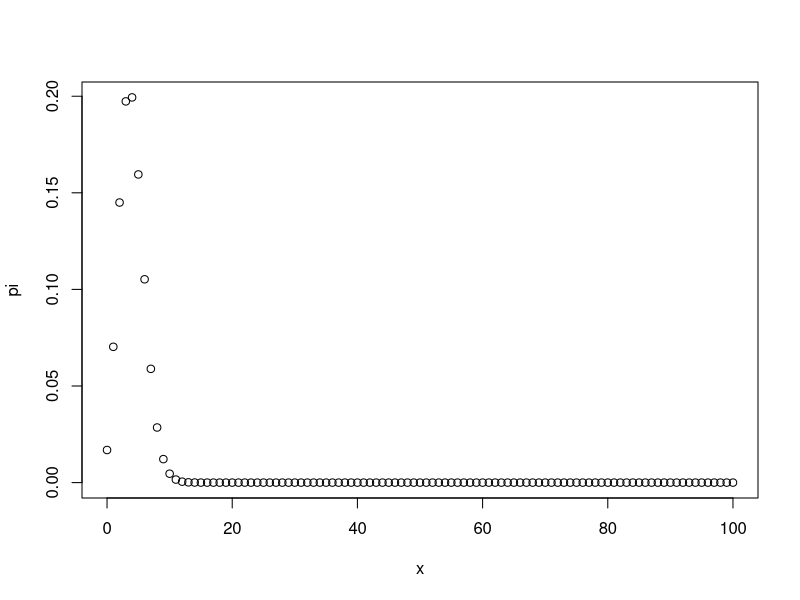

Reproduce this figure in R.
#rozkład Bernoulliego 
p = 0.04
n = 100
k = 0:n
RP = data.frame(x=k, pi=dbinom(k, n, p)) #rozkład prawdopodobieństwa
plot(RP)
EX = n * p #wartosc oczekiwana
D2X = n * p * (1-p) #wariancja

a = 5
b = 10
c = 100

P = pbinom(a, n, p)
PD = pbinom(c, n, p) - pbinom(b, n, p)

p1=0.9
k1 = qbinom(p1, n, p)